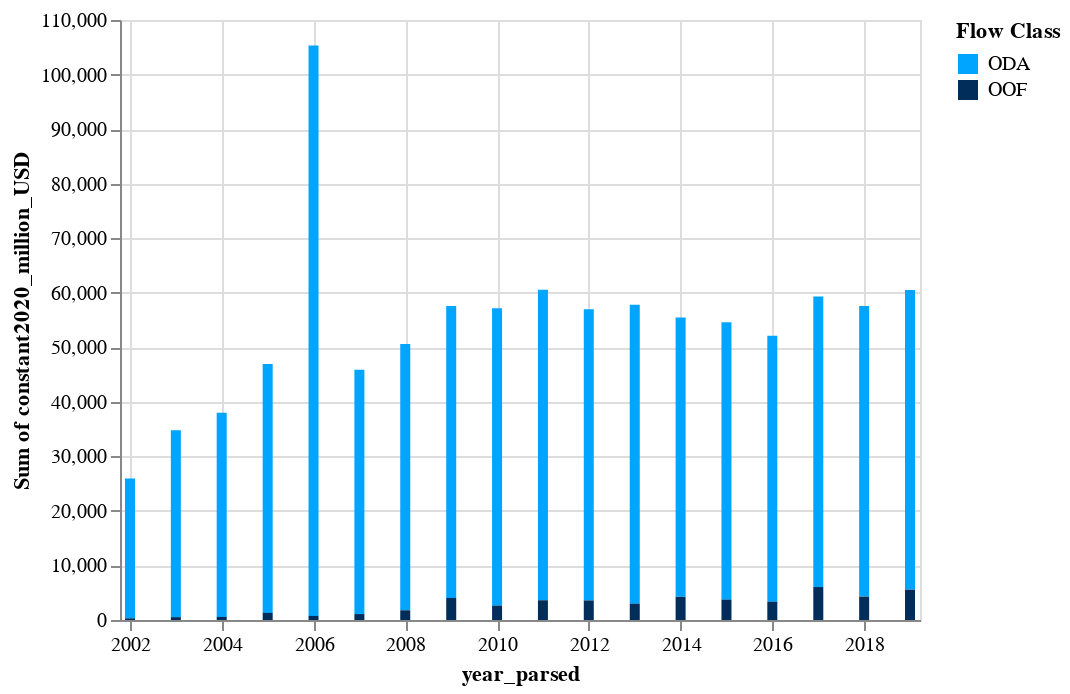

Notebook source saved alongside this figure:
### Code cell
alt.Chart(dfn_constant).mark_bar().encode(
    alt.Color('Flow Class', scale = alt.Scale(domain=['ODA','OOF'], range=['#00A5FF','#002D5A'])),
    x='year_parsed:T',
    y='sum(constant2020_million_USD)',

)

### Figure 1 — Vega-Lite specification as saved in the notebook (floating-point values rounded to 4 significant figures)
{"config": {"view": {"continuousWidth": 400, "continuousHeight": 300}}, "data": {"name": "data-4573227db22a54daa4cf2a20c1ec7e34"}, "mark": "bar", "encoding": {"color": {"type": "nominal", "field": "Flow Class", "scale": {"domain": ["ODA", "OOF"], "range": ["#00A5FF", "#002D5A"]}}, "x": {"type": "temporal", "field": "year_parsed"}, "y": {"type": "quantitative", "aggregate": "sum", "field": "constant2020_million_USD"}}, "$schema": "https://vega.github.io/schema/vega-lite/v4.8.1.json", "datasets": {"data-4573227db22a54daa4cf2a20c1ec7e34": [{"year": 2002, "Current Prices (USD millions)": 17760.0, "Flow Class": "ODA", "donor": "Official Donors", "constant2020_million_USD": 25630.0, "year_parsed": "2002-01-01T00:00:00"}, {"year": 2002, "Current Prices (USD millions)": 215.3, "Flow Class": "OOF", "donor": "Official Donors", "constant2020_million_USD": 310.6, "year_parsed": "2002-01-01T00:00:00"}, {"year": 2003, "Current Prices (USD millions)": 24290.0, "Flow Class": "ODA", "donor": "Official Donors", "constant2020_million_USD": 34270.0, "year_parsed": "2003-01-01T00:00:00"}, {"year": 2003, "Current Prices (USD millions)": 374.1, "Flow Class": "OOF", "donor": "Official Donors", "constant2020_million_USD": 527.8, "year_parsed": "2003-01-01T00:00:00"}, {"year": 2004, "Current Prices (USD millions)": 27250.0, "Flow Class": "ODA", "donor": "Official Donors", "constant2020_million_USD": 37440.0, "year_parsed": "2004-01-01T00:00:00"}, {"year": 2004, "Current Prices (USD millions)": 408.1, "Flow Class": "OOF", "donor": "Official Donors", "constant2020_million_USD": 560.6, "year_parsed": "2004-01-01T00:00:00"}, {"year": 2005, "Current Prices (USD millions)": 34330.0, "Flow Class": "ODA", "donor": "Official Donors", "constant2020_million_USD": 45610.0, "year_parsed": "2005-01-01T00:00:00"}, {"year": 2005, "Current Prices (USD millions)": 982.7, "Flow Class": "OOF", "donor": "Official Donors", "constant2020_million_USD": 1306.0, "year_parsed": "2005-01-01T00:00:00"}, {"year": 2006, "Current Prices (USD millions)": 81260.0, "Flow Class": "ODA", "donor": "Official Donors", "constant2020_million_USD": 104600.0, "year_parsed": "2006-01-01T00:00:00"}, {"year": 2006, "Current Prices (USD millions)": 579.1, "Flow Class": "OOF", "donor": "Official Donors", "constant2020_million_USD": 745.2, "year_parsed": "2006-01-01T00:00:00"}, {"year": 2007, "Current Prices (USD millions)": 35790.0, "Flow Class": "ODA", "donor": "Official Donors", "constant2020_million_USD": 44790.0, "year_parsed": "2007-01-01T00:00:00"}, {"year": 2007, "Current Prices (USD millions)": 871.4, "Flow Class": "OOF", "donor": "Official Donors", "constant2020_million_USD": 1091.0, "year_parsed": "2007-01-01T00:00:00"}, {"year": 2008, "Current Prices (USD millions)": 40500.0, "Flow Class": "ODA", "donor": "Official Donors", "constant2020_million_USD": 48810.0, "year_parsed": "2008-01-01T00:00:00"}, {"year": 2008, "Current Prices (USD millions)": 1478.0, "Flow Class": "OOF", "donor": "Official Donors", "constant2020_million_USD": 1781.0, "year_parsed": "2008-01-01T00:00:00"}, {"year": 2009, "Current Prices (USD millions)": 44240.0, "Flow Class": "ODA", "donor": "Official Donors", "constant2020_million_USD": 53500.0, "year_parsed": "2009-01-01T00:00:00"}, {"year": 2009, "Current Prices (USD millions)": 3344.0, "Flow Class": "OOF", "donor": "Official Donors", "constant2020_million_USD": 4044.0, "year_parsed": "2009-01-01T00:00:00"}, {"year": 2010, "Current Prices (USD millions)": 45850.0, "Flow Class": "ODA", "donor": "Official Donors", "constant2020_million_USD": 54550.0, "year_parsed": "2010-01-01T00:00:00"}, {"year": 2010, "Current Prices (USD millions)": 2206.0, "Flow Class": "OOF", "donor": "Official Donors", "constant2020_million_USD": 2625.0, "year_parsed": "2010-01-01T00:00:00"}, {"year": 2011, "Current Prices (USD millions)": 49340.0, "Flow Class": "ODA", "donor": "Official Donors", "constant2020_million_USD": 56910.0, "year_parsed": "2011-01-01T00:00:00"}, {"year": 2011, "Current Prices (USD millions)": 3136.0, "Flow Class": "OOF", "donor": "Official Donors", "constant2020_million_USD": 3617.0, "year_parsed": "2011-01-01T00:00:00"}, {"year": 2012, "Current Prices (USD millions)": 47260.0, "Flow Class": "ODA", "donor": "Official Donors", "constant2020_million_USD": 53380.0, "year_parsed": "2012-01-01T00:00:00"}, {"year": 2012, "Current Prices (USD millions)": 3170.0, "Flow Class": "OOF", "donor": "Official Donors", "constant2020_million_USD": 3580.0, "year_parsed": "2012-01-01T00:00:00"}, {"year": 2013, "Current Prices (USD millions)": 49250.0, "Flow Class": "ODA", "donor": "Official Donors", "constant2020_million_USD": 54810.0, "year_parsed": "2013-01-01T00:00:00"}, {"year": 2013, "Current Prices (USD millions)": 2685.0, "Flow Class": "OOF", "donor": "Official Donors", "constant2020_million_USD": 2989.0, "year_parsed": "2013-01-01T00:00:00"}, {"year": 2014, "Current Prices (USD millions)": 46790.0, "Flow Class": "ODA", "donor": "Official Donors", "constant2020_million_USD": 51210.0, "year_parsed": "2014-01-01T00:00:00"}, {"year": 2014, "Current Prices (USD millions)": 3880.0, "Flow Class": "OOF", "donor": "Official Donors", "constant2020_million_USD": 4247.0, "year_parsed": "2014-01-01T00:00:00"}, {"year": 2015, "Current Prices (USD millions)": 46530.0, "Flow Class": "ODA", "donor": "Official Donors", "constant2020_million_USD": 50840.0, "year_parsed": "2015-01-01T00:00:00"}, {"year": 2015, "Current Prices (USD millions)": 3414.0, "Flow Class": "OOF", "donor": "Official Donors", "constant2020_million_USD": 3730.0, "year_parsed": "2015-01-01T00:00:00"}, {"year": 2016, "Current Prices (USD millions)": 45210.0, "Flow Class": "ODA", "donor": "Official Donors", "constant2020_million_USD": 48770.0, "year_parsed": "2016-01-01T00:00:00"}, {"year": 2016, "Current Prices (USD millions)": 3110.0, "Flow Class": "OOF", "donor": "Official Donors", "constant2020_million_USD": 3354.0, "year_parsed": "2016-01-01T00:00:00"}, {"year": 2017, "Current Prices (USD millions)": 50420.0, "Flow Class": "ODA", "donor": "Official Donors", "constant2020_million_USD": 53240.0, "year_parsed": "2017-01-01T00:00:00"}, {"year": 2017, "Current Prices (USD millions)": 5723.0, "Flow Class": "OOF", "donor": "Official Donors", "constant2020_million_USD": 6043.0, "year_parsed": "2017-01-01T00:00:00"}, {"year": 2018, "Current Prices (USD millions)": 51680.0, "Flow Class": "ODA", "donor": "Official Donors", "constant2020_million_USD": 53270.0, "year_parsed": "2018-01-01T00:00:00"}, {"year": 2018, "Current Prices (USD millions)": 4162.0, "Flow Class": "OOF", "donor": "Official Donors", "constant2020_million_USD": 4290.0, "year_parsed": "2018-01-01T00:00:00"}, {"year": 2019, "Current Prices (USD millions)": 54240.0, "Flow Class": "ODA", "donor": "Official Donors", "constant2020_million_USD": 54910.0, "year_parsed": "2019-01-01T00:00:00"}, {"year": 2019, "Current Prices (USD millions)": 5502.0, "Flow Class": "OOF", "donor": "Official Donors", "constant2020_million_USD": 5571.0, "year_parsed": "2019-01-01T00:00:00"}]}}
